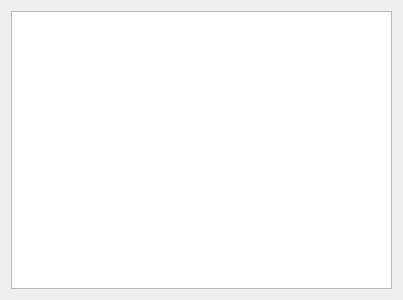
<?xml version="1.0" encoding="UTF-8"?>
<ui version="4.0">
 <class>DialogUserAbon</class>
 <widget class="QDialog" name="DialogUserAbon">
  <property name="geometry">
   <rect>
    <x>0</x>
    <y>0</y>
    <width>403</width>
    <height>300</height>
   </rect>
  </property>
  <property name="windowTitle">
   <string>Dialog</string>
  </property>
  <layout class="QGridLayout" name="gridLayout">
   <item row="0" column="0">
    <layout class="QVBoxLayout" name="verticalLayout">
     <item>
      <widget class="QTableView" name="tableView"/>
     </item>
    </layout>
   </item>
  </layout>
 </widget>
 <resources/>
 <connections/>
</ui>
